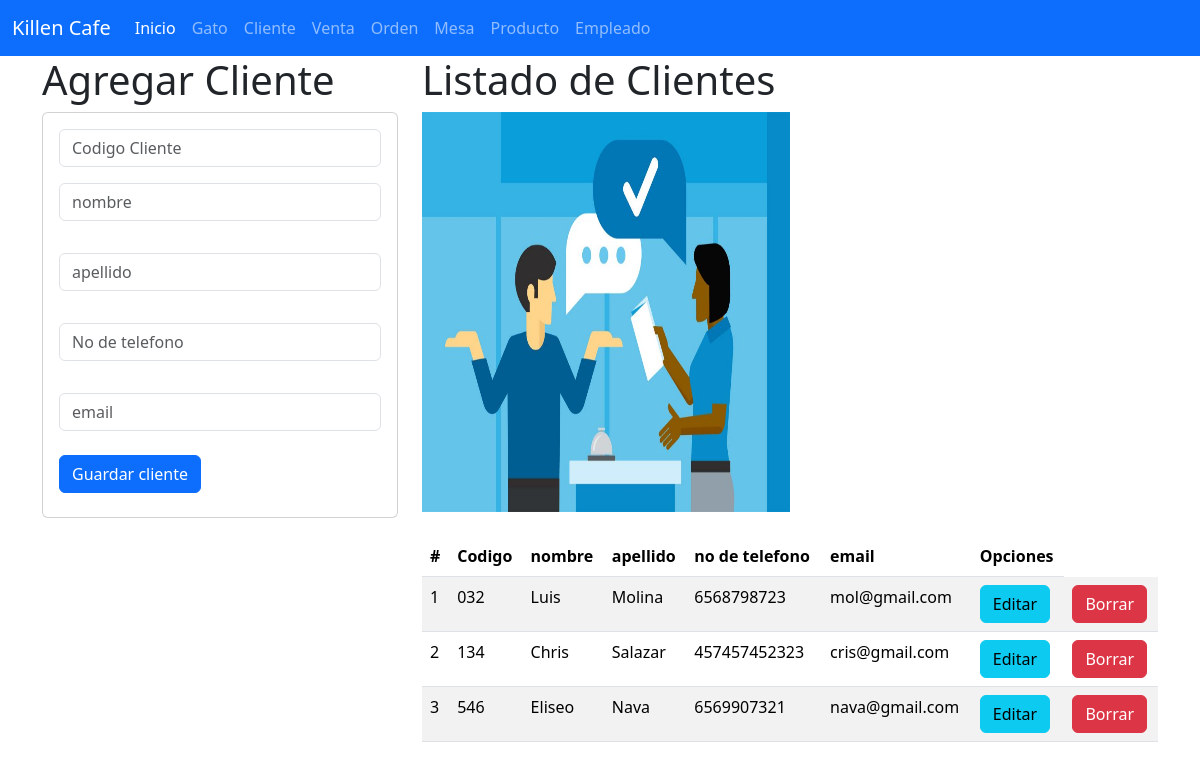
The page /Cliente on the database as committed earlier.
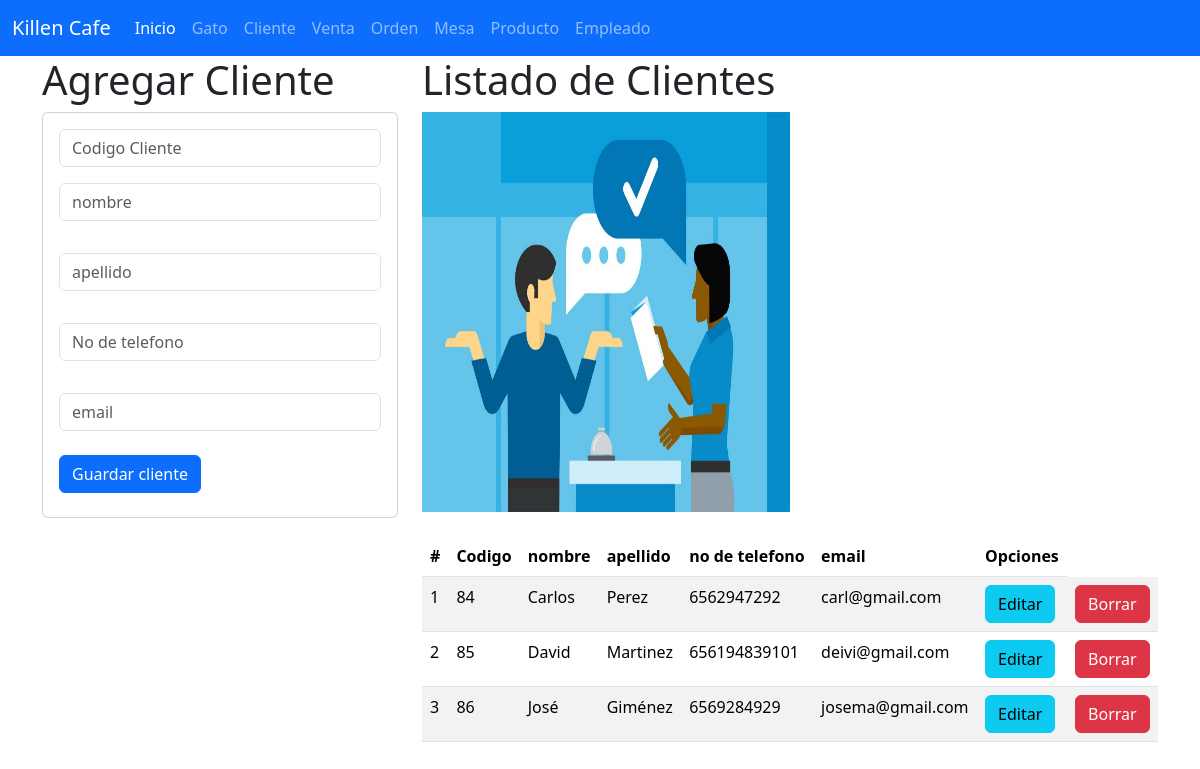
The same page on the database as committed later.
### cliente_app/models.py (models this page shows, shortened)
class Cliente(models.Model):
    id_cliente=models.CharField(primary_key=True, max_length=6)
    nombre=models.CharField(max_length=255)
    apellido=models.CharField(max_length=100)
    no_telefono=models.CharField(max_length=100)
    email=models.CharField(max_length=100)

### cliente_app/views.py (the view)
# urls.py: path('Cliente', views.Inicio_vistaCliente, name='Cliente'),
def Inicio_vistaCliente(request):
    losclientes=Cliente.objects.all()
    return render(request, 'gestionarCliente.html', {'misclientes' : losclientes})

### cliente_app/templates/gestionarCliente.html
{% extends 'base.html'%}
{% block cuerpo %}
{% load static %}
<div class = "row">
    <div class = "col-sm-12 col-md-4 col-lg-4 col-xl-4">
    <h1>Agregar Cliente</h1>
    <div class="card">
        <div class="card-body">
            <form action='registrarcliente/' method='POST'> {% csrf_token %}
                <div class='form-group'>
                <input type="text" id="txtid_cliente" name="txtid_cliente" class="form-control"
                placeholder="Codigo Cliente" minlenght="1" maxlenght="6" requiered>
                </div>
                <div class='form-group py-3'>
                <input type="text" id="txtnombre" name="txtnombre" class="form-control"
                placeholder="nombre" minlenght="1" maxlenght="100" requiered>
                </div>
                <div class='form-group py-3'>
                <input type="text" id="txtapellido" name="txtapellido" class="form-control"
                placeholder="apellido" minlenght="1" maxlenght="100" requiered>
                </div>
                <div class='form-group py-3'>
                <input type="text" id="txtno_telefono" name="txtno_telefono" class="form-control"
                placeholder="No de telefono" minlenght="1" maxlenght="100" requiered>
                </div>
                <div class='form-group py-3'>
                <input type="text" id="txtemail" name="txtemail" class="form-control"
                placeholder="email" minlenght="1" maxlenght="100" requiered>
                </div>
                <div class='form-group py-2'>
                <button type="submit" class="btn btn-primary">Guardar cliente</button>
                </div>
                </form>
        </div>
    </div>
    </div>
    <div class = "col-sm-12 col-md-8 col-lg-4 col-xl-8">
    <h1>Listado de Clientes</h1>
    <img class="w-50" src="{%static 'img/cliente.jpg'%}" alt"luevano" width="400" height="400">
    <br>
    <br>
    <table class="table table-striped">
        <thead>
        <tr>
            <th scope="col">#</th>
            <th scope="col">Codigo</th>
            <th scope="col">nombre</th>
            <th scope="col">apellido</th>
            <th scope="col">no de telefono</th>
            <th scope="col">email</th>
            <th>Opciones</th>
        </tr>
        </thead>
        <tbody>
            {% for v in misclientes %}
            <tr>
                <td> {{forloop.counter}} </td>
                <td> {{v.id_cliente}} </td>
                <td> {{v.nombre}} </td>
                <td> {{v.apellido}} </td>
                <td> {{v.no_telefono}} </td>
                <td> {{v.email}} </td>
                <td> <a href="seleccionarcliente/{{v.id_cliente}}" class="btn btn-info">Editar</a> </td>
                <td> <a href="borrarcliente/{{v.id_cliente}}" class="btn btn-danger">Borrar</a> </td>
            </tr>
            {% endfor %}
        </tbody>
    </table>
    </div>
{% endblock %}

### templates/base.html (shortened to what this page needs)
<!doctype html>
    <html lang="es">
    <head>
        <link href="https://cdn.jsdelivr.net/npm/bootstrap@5.3.3/dist/css/bootstrap.min.css" rel="stylesheet">
    </head>
    <body>
        <nav class="navbar navbar-expand-lg bg-primary" data-bs-theme="dark">
            <div class="container-fluid">
            <a class="navbar-brand" href="#">Killen Cafe</a>
            <div class="collapse navbar-collapse" id="navbarNav">
                <ul class="navbar-nav">
                <li class="nav-item">
                    <a class="nav-link active" aria-current="page" href="/">Inicio</a>
                </li>
                <li class="nav-item">
                    <a class="nav-link" href="{% url 'Gato'%}">Gato</a>
                </li>
                <li class="nav-item">
                    <a class="nav-link" href="{% url 'Cliente'%}">Cliente</a>
                </li>
                <li class="nav-item">
                    <a class="nav-link" href="{% url 'Venta'%}">Venta</a>
                </li>
                <li class="nav-item">
                    <a class="nav-link" href="{% url 'Orden'%}">Orden</a>
                </li>
                <li class="nav-item">
                    <a class="nav-link" href="{% url 'Mesa'%}">Mesa</a>
                </li>
                <li class="nav-item">
                    <a class="nav-link" href="{% url 'Producto'%}">Producto</a>
                </li>
                <li class="nav-item">
                    <a class="nav-link" href="{% url 'Empleado'%}">Empleado</a>
                </li>
                </ul>
            </div>
            </div>
        </nav>
        <div class = "container">
        {% block cuerpo %}
        {% endblock %}
        </div>
    </body>
    </html>

Rows that differ between the two databases and show on the page:
removed Cliente: id_cliente "032", nombre "Luis", apellido "Molina", no_telefono "6568798723", email "mol@gmail.com"
removed Cliente: id_cliente "134", nombre "Chris", apellido "Salazar", no_telefono "457457452323", email "cris@gmail.com"
removed Cliente: id_cliente "546", nombre "Eliseo", apellido "Nava", no_telefono "6569907321", email "nava@gmail.com"
added Cliente: id_cliente "84", nombre "Carlos", apellido "Perez", no_telefono "6562947292", email "carl@gmail.com"
added Cliente: id_cliente "85", nombre "David", apellido "Martinez", no_telefono "656194839101", email "deivi@gmail.com"
added Cliente: id_cliente "86", nombre "José", apellido "Giménez", no_telefono "6569284929", email "josema@gmail.com"
